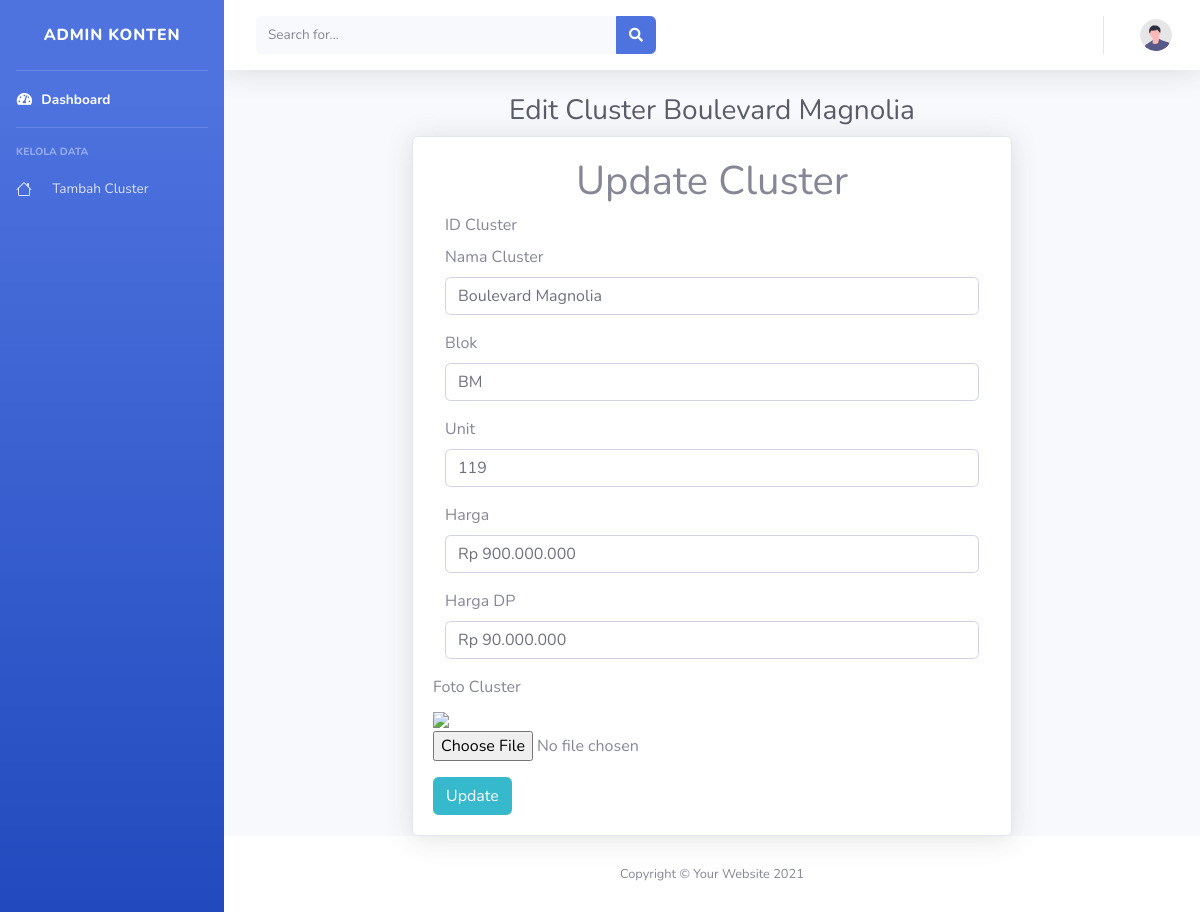
The page /admin/edit_cluster.php?id=33 on the database its author committed.
### tables this page shows
CREATE TABLE `cluster` (
  `id_cluster` int(11) NOT NULL,
  `foto_cluster` varchar(100) NOT NULL,
  `nama_cluster` varchar(100) NOT NULL,
  `blok` varchar(100) NOT NULL,
  `jumlah_unit` int(100) NOT NULL,
  `harga` varchar(100) NOT NULL,
  `harga_dp` varchar(100) NOT NULL,
  `filter` varchar(11) NOT NULL,
  `jenis_cluster` varchar(50) NOT NULL
);

### admin/edit_cluster.php (the view, shortened to what this page needs)
<?php
require('../koneksi.php');
$clusterId = $_GET['id'];
$query = "SELECT * FROM cluster WHERE id_cluster='$clusterId'";
$result = mysqli_query($koneksi, $query);
while ($row = mysqli_fetch_array($result)) {
    $nama_cluster = $row['nama_cluster'];
    $blok = $row['blok'];
    $jumlah_unit = $row['jumlah_unit'];
    $harga = $row['harga'];
    $hargaDp = $row['harga_dp'];
}
?>
<!DOCTYPE html>
<html lang="en">
<head>
    <link href="vendor/fontawesome-free/css/all.min.css" rel="stylesheet" type="text/css">
    <link href="css/sb-admin-2.min.css" rel="stylesheet">
    <link href="vendor/datatables/dataTables.bootstrap4.min.css" rel="stylesheet">
</head>
<body id="page-top">
    <div id="wrapper">
        <ul class="navbar-nav bg-gradient-primary sidebar sidebar-dark accordion" id="accordionSidebar">
            <a class="sidebar-brand d-flex align-items-center justify-content-center" href="index.php">
                <div class="sidebar-brand-text mx-3">Admin Konten</div>
            </a>
            <hr class="sidebar-divider my-0">
            <li class="nav-item active">
                <a class="nav-link" href="index.php">
                    <i class="fas fa-fw fa-tachometer-alt"></i>
                    <span>Dashboard</span></a>
            </li>
            <hr class="sidebar-divider">
            <div class="sidebar-heading">
                Kelola Data
            </div>
            <li class="nav-item">
                <a class="nav-link" href="tambah_cluster.php">
                    <span class="ml-3">Tambah Cluster</span></a>
            </li>
        </ul>
        <div id="content-wrapper" class="d-flex flex-column">
            <div id="content">
                <nav class="navbar navbar-expand navbar-light bg-white topbar mb-4 static-top shadow">
                    <form class="d-none d-sm-inline-block form-inline mr-auto ml-md-3 my-2 my-md-0 mw-100 navbar-search">
                        <div class="input-group">
                            <input type="text" class="form-control bg-light border-0 small" placeholder="Search for..." aria-label="Search" aria-describedby="basic-addon2">
                            <div class="input-group-append">
                                <button class="btn btn-primary" type="button">
                                    <i class="fas fa-search fa-sm"></i>
                                </button>
                            </div>
                        </div>
                    </form>
                    <ul class="navbar-nav ml-auto">
                        <li class="nav-item dropdown no-arrow">
                            <a class="nav-link dropdown-toggle" href="#" id="userDropdown" role="button" data-toggle="dropdown" aria-haspopup="true" aria-expanded="false">
                                <img class="img-profile rounded-circle" src="img/undraw_profile.svg">
                            </a>
                        </li>
                    </ul>
                </nav>
                <div class="container-fluid">
                    <h1 class="h3 mb-2 text-gray-800 text-center">Edit Cluster <?php echo $nama_cluster ?></h1>
                    <div class="card shadow mb-4 m-auto" style="width: 600px;">
                        <div class="card-body">
                            <form class="php-email-form" action="../admin/edit_cluster.php" method="POST" enctype="multipart/form-data">
                                <div class="col">
                                    <h1 class="text-center"><span>Update Cluster</span></h1>
                                    <div>
                                        <label>ID Cluster</label>
                                    </div>
                                    <div class="row-md-6 form-group mb-3">
                                        <label>Nama Cluster</label>
                                        <input class="form-control" type="text" name="txt_namacluster" value="<?php echo $nama_cluster; ?>" autofocus="" />
                                    </div>
                                    <div class="row-md-6 form-group mb-3">
                                        <label>Blok</label>
                                        <input class="form-control" type="text" name="txt_blok" value="<?php echo $blok; ?>" />
                                    </div>
                                    <div class="row-md-6 form-group mb-3">
                                        <label>Unit</label>
                                        <input class="form-control" type="text" name="jumlah_unit" value="<?php echo $jumlah_unit; ?>" />
                                    </div>
                                    <div class="row-md-6 form-group mt-3 mt-md-0 mb-3">
                                        <label>Harga</label>
                                        <input class="form-control" type="text" name="harga" value="<?php echo $harga; ?>" />
                                    </div>
                                    <div class="row-md-6 form-group mt-3 mt-md-0 mb-3">
                                        <label>Harga DP</label>
                                        <input class="form-control" type="text" name="harga_dp" value="<?php echo $hargaDp; ?>" />
                                    </div>
                                </div>
                                <div class="row-md-6 form-group mt-3 mt-md-0 mb-3">
                                    <label>Foto Cluster</label>
                                    <div class="image-wrapper">
                                        <img src="img/images_cluster/<?php echo $row['foto_cluster'] ?>">
                                    </div>
                                    <input type="file" name="txt_fotocluster" value="" />
                                </div>
                                <div class="group">
                                    <input type="submit" name="update" class="btn btn-info btn-md" value="Update">
                                </div>
                        </div>
                    </div>
                </div>
        </div>
        <footer class="sticky-footer bg-white">
            <div class="container my-auto">
                <div class="copyright text-center my-auto">
                    <span>Copyright &copy; Your Website 2021</span>
                </div>
            </div>
        </footer>
    </div>
    </div>
</body>
</html>

### rows shown on the page
cluster: nama_cluster "Boulevard Magnolia", txt_namacluster "Boulevard Magnolia", txt_blok "BM", jumlah_unit "119", harga "Rp 900.000.000", harga_dp "Rp 90.000.000"
